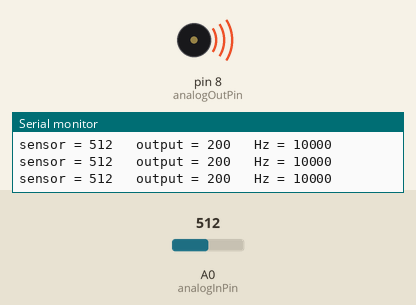
The sketch below on a simulated Arduino Uno, built with avr-gcc and run on an emulated ATmega328P. On the bench: buzzer (waves = sounding), the last lines printed to the serial monitor. Inputs (shaded band) come from the test bench; at power-on: A0 (analogInPin) = 512.

Above: at 1.2 s.
1.3 s: A0 (analogInPin) set to 306
At 2.2 s:
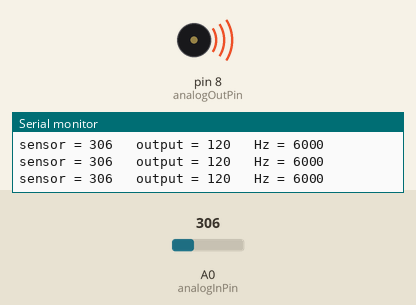
4.3 s: A0 (analogInPin) set to 122
At 4.9 s:
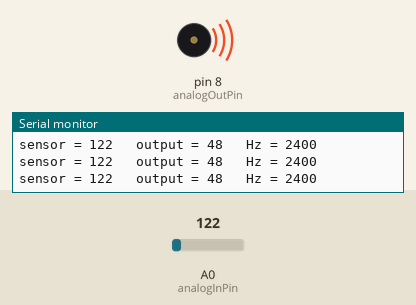
Timing chart, 0 to 7.3 s (numbered marks = the images above; inputs shaded):
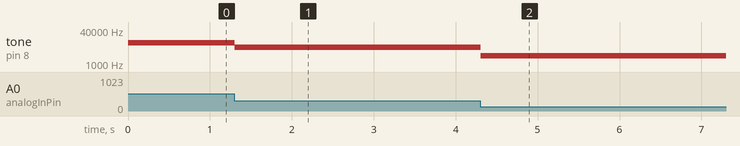

The sketch:

Lab_3.ino
```cpp
// Set up constants:
const int analogInPin = A0;   // Number of the pin connected to the potentiometer
const int analogOutPin = 8;   // Number of the pin connected to the piezo

int sensorValue = 0;          // Value read by the potentiometer
int outputValue = 0;          // Value sent to the piezo

void setup() {
        // Initialise communication with the computer
        Serial.begin(9600);

        // Indicate that the pin analogOutPin is an output:
        pinMode(analogOutPin, OUTPUT);
        // Indicate that analogInPin is an input:
        pinMode(analogInPin, INPUT);
}

void loop() {
        // Read the value of the potentiometer and
        // store that value in sensorValue:
        sensorValue = analogRead(analogInPin);
        // scale sensorValue to a value between 1 and 400
        // and store the value in outputValue:
        outputValue = map(sensorValue, 0, 1023, 1, 400);
        // send this new outputValue to the piezo
        tone(8, 50*outputValue);

        // sending the information to the computer
        Serial.print("sensor = " );
        Serial.print(sensorValue);
        Serial.print("\t output = ");
        Serial.print(outputValue);
        Serial.print("\t Hz = ");
        Serial.println(50*outputValue);
}
```

Measured:
- after the input at 1.3 s, tone on pin 8 (analogOutPin): 10000 Hz → 6000 Hz at once
- after the input at 4.3 s, tone on pin 8 (analogOutPin): 6000 Hz → 2400 Hz at once
